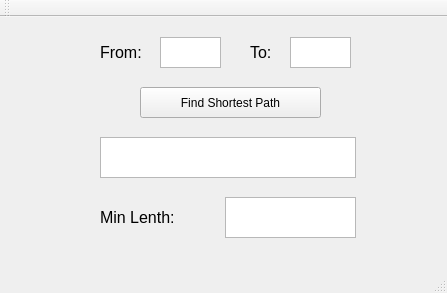
<?xml version="1.0" encoding="UTF-8"?>
<ui version="4.0">
 <class>ShortestPath</class>
 <widget class="QMainWindow" name="ShortestPath">
  <property name="geometry">
   <rect>
    <x>0</x>
    <y>0</y>
    <width>447</width>
    <height>293</height>
   </rect>
  </property>
  <property name="windowTitle">
   <string>ShortestPath</string>
  </property>
  <widget class="QWidget" name="centralWidget">
   <widget class="QTextEdit" name="From">
    <property name="geometry">
     <rect>
      <x>160</x>
      <y>20</y>
      <width>61</width>
      <height>31</height>
     </rect>
    </property>
   </widget>
   <widget class="QLabel" name="label">
    <property name="geometry">
     <rect>
      <x>100</x>
      <y>20</y>
      <width>61</width>
      <height>31</height>
     </rect>
    </property>
    <property name="font">
     <font>
      <pointsize>12</pointsize>
     </font>
    </property>
    <property name="text">
     <string>From:</string>
    </property>
   </widget>
   <widget class="QLabel" name="label_2">
    <property name="geometry">
     <rect>
      <x>250</x>
      <y>20</y>
      <width>41</width>
      <height>31</height>
     </rect>
    </property>
    <property name="font">
     <font>
      <pointsize>12</pointsize>
     </font>
    </property>
    <property name="text">
     <string>To:</string>
    </property>
   </widget>
   <widget class="QTextEdit" name="To">
    <property name="geometry">
     <rect>
      <x>290</x>
      <y>20</y>
      <width>61</width>
      <height>31</height>
     </rect>
    </property>
   </widget>
   <widget class="QPushButton" name="Find">
    <property name="geometry">
     <rect>
      <x>140</x>
      <y>70</y>
      <width>181</width>
      <height>31</height>
     </rect>
    </property>
    <property name="text">
     <string>Find Shortest Path</string>
    </property>
   </widget>
   <widget class="QLabel" name="label_4">
    <property name="geometry">
     <rect>
      <x>210</x>
      <y>270</y>
      <width>81</width>
      <height>91</height>
     </rect>
    </property>
    <property name="font">
     <font>
      <pointsize>20</pointsize>
     </font>
    </property>
    <property name="text">
     <string>Path</string>
    </property>
   </widget>
   <widget class="QTextBrowser" name="Path">
    <property name="geometry">
     <rect>
      <x>100</x>
      <y>120</y>
      <width>256</width>
      <height>41</height>
     </rect>
    </property>
    <property name="font">
     <font>
      <pointsize>14</pointsize>
     </font>
    </property>
   </widget>
   <widget class="QTextBrowser" name="Lenth">
    <property name="geometry">
     <rect>
      <x>225</x>
      <y>180</y>
      <width>131</width>
      <height>41</height>
     </rect>
    </property>
    <property name="font">
     <font>
      <pointsize>14</pointsize>
     </font>
    </property>
   </widget>
   <widget class="QLabel" name="label_3">
    <property name="geometry">
     <rect>
      <x>100</x>
      <y>180</y>
      <width>101</width>
      <height>41</height>
     </rect>
    </property>
    <property name="font">
     <font>
      <pointsize>12</pointsize>
     </font>
    </property>
    <property name="text">
     <string>Min Lenth:</string>
    </property>
   </widget>
  </widget>
  <widget class="QMenuBar" name="menuBar">
   <property name="geometry">
    <rect>
     <x>0</x>
     <y>0</y>
     <width>447</width>
     <height>25</height>
    </rect>
   </property>
  </widget>
  <widget class="QToolBar" name="mainToolBar">
   <attribute name="toolBarArea">
    <enum>TopToolBarArea</enum>
   </attribute>
   <attribute name="toolBarBreak">
    <bool>false</bool>
   </attribute>
  </widget>
  <widget class="QStatusBar" name="statusBar"/>
 </widget>
 <layoutdefault spacing="6" margin="11"/>
 <resources/>
 <connections/>
</ui>
